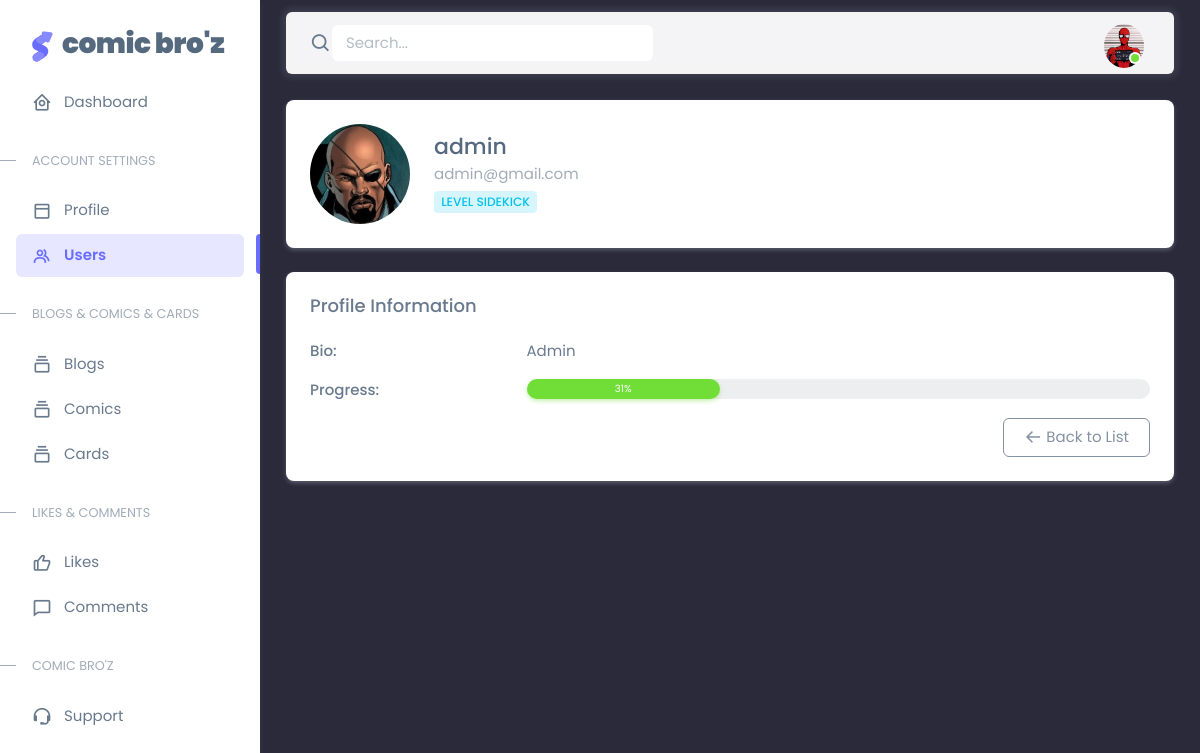
The app's page /dashboard/profile/4/view/ (signed in) with its own data.
### users/models.py (models this page shows, shortened)
class User(AbstractBaseUser, PermissionsMixin):
    username = models.CharField(max_length=150, unique=True)
    email = models.EmailField(unique=True)
    is_staff = models.BooleanField(default=False)
    is_active = models.BooleanField(default=True)
    created_at = models.DateTimeField(auto_now_add=True)
    objects = UserManager()
    USERNAME_FIELD = 'email'
    REQUIRED_FIELDS = ['username']

class Profile(models.Model):
    user = models.OneToOneField(User, on_delete=models.CASCADE)
    profile_image = models.ImageField(upload_to='profile_images/', default="200.png", blank=True, null=True)
    favorite_quote = models.TextField(blank=True, null=True)
    bio = models.TextField(blank=True, null=True)
    level = models.CharField(max_length=50, default="Sidekick")
    progress = models.PositiveIntegerField(default=0)  # Progress as a percentage (0-100)

### dashboard/views.py (the view)
# urls.py: path('profile/<int:pk>/view/', ProfileView.as_view(), name='profile_view'),
class ProfileView(DetailView):
    model = Profile
    template_name = 'profile/profile_view.html'

### users/auth_backend.py (called while the page is built)
    def get_user(self, user_id):
        try:
            return User.objects.get(pk=user_id)
        except User.DoesNotExist:
            return None

### dashboard/templates/profile/profile_view.html (shortened to what this page needs)
{% extends 'custom_base.html' %}
{% load static %}
{% block content %}
<div class="container-xxl flex-grow-1 container-p-y">
  <div class="row">
    <div class="col-md-12">
      <div class="card mb-4 shadow-sm">
        <div class="card-body d-flex align-items-center">
          <div class="me-4">
            {% if object.profile_image %}
              <img src="{{ object.profile_image.url }}" alt="Avatar" class="rounded-circle" width="100" height="100" style="object-fit: cover;">
            {% else %}
              <img src="{% static 'images/default-avatar.png' %}" alt="Default" class="rounded-circle" width="100" height="100">
            {% endif %}
          </div>
          <div>
            <h4 class="mb-1">{{ object.user.username }}</h4>
            <p class="mb-1 text-muted">{{ object.user.email }}</p>
            <span class="badge bg-label-info">Level {{ object.level }}</span>
          </div>
        </div>
      </div>
      <div class="card shadow-sm">
        <div class="card-body">
          <h5 class="card-title mb-4">Profile Information</h5>
          <div class="row mb-3">
            <div class="col-sm-3 fw-medium">Bio:</div>
            <div class="col-sm-9">{{ object.bio|default:"N/A" }}</div>
          </div>
          <div class="row mb-3">
            <div class="col-sm-3 fw-medium">Progress:</div>
            <div class="col-sm-9">
              <div class="progress" style="height: 20px;">
                <div class="progress-bar bg-success" role="progressbar" style="width: {{ object.progress|default:"0" }}%;" aria-valuenow="{{ object.progress|default:"0" }}" aria-valuemin="0" aria-valuemax="100">
                  {{ object.progress }}%
                </div>
              </div>
            </div>
          </div>
          <div class="text-end">
            <a href="{% url 'profile_list' %}" class="btn btn-outline-secondary">
              <i class="bx bx-arrow-back"></i> Back to List
            </a>
          </div>
        </div>
      </div>
    </div>
  </div>
</div>
{% endblock %}

### dashboard/templates/custom_base.html (shortened to what this page needs)
{% load static %}
<!DOCTYPE html>
<html lang="en" class="light-style layout-menu-fixed" dir="ltr" data-theme="theme-default"
  data-assets-path="{% static 'assets/' %}" data-template="vertical-menu-template-free">
<head>
  <link href="https://cdn.jsdelivr.net/npm/bootstrap@5.3.2/dist/css/bootstrap.min.css" rel="stylesheet" />
  <link rel="stylesheet" href="https://cdn.datatables.net/1.13.6/css/dataTables.bootstrap5.min.css" />
  <link rel="stylesheet" href="{% static 'assets/vendor/fonts/boxicons.css' %}" />
  <link rel="stylesheet" href="{% static 'assets/vendor/css/core.css' %}" class="template-customizer-core-css" />
  <link rel="stylesheet" href="{% static 'assets/vendor/css/theme-default.css' %}"
    class="template-customizer-theme-css" />
  <link rel="stylesheet" href="{% static 'assets/css/demo.css' %}" />
  <link rel="stylesheet" href="{% static 'assets/vendor/libs/perfect-scrollbar/perfect-scrollbar.css' %}" />
  <link rel="stylesheet" href="{% static 'assets/css/style.css' %}" />
</head>
<body>
  <div class="layout-wrapper layout-content-navbar">
    <div class="layout-container">
      <aside id="layout-menu" class="layout-menu menu-vertical menu bg-menu-theme">
        <div class="app-brand demo">
          <a href="{% url 'admin_dashboard' %}" class="app-brand-link">
            <span class="app-brand-logo demo">
            </span>
            <span class="app-brand-text demo menu-text fw-bolder ms-2">Comic Bro'Z</span>
          </a>
        </div>
        <ul class="menu-inner py-1">
          <li class="menu-item {% if request.resolver_match.url_name == 'admin_dashboard' %}active{% endif %}">
            <a href="{% url 'admin_dashboard' %}" class="menu-link">
              <i class="menu-icon tf-icons bx bx-home-circle"></i>
              <div data-i18n="Analytics">Dashboard</div>
            </a>
          </li>
          <li class="menu-header small text-uppercase">
            <span class="menu-header-text">Account Settings</span>
          </li>
          <li class="menu-item {% if request.resolver_match.url_name == 'profile_settings' %}active{% endif %}">
            <a href="{% url 'profile_settings' %}" class="menu-link">
              <i class="menu-icon tf-icons bx bx-dock-top"></i>
              <div data-i18n="Account Settings">Profile</div>
            </a>
          </li>
          <li class="menu-item {% if request.resolver_match.url_name in 'profile_list,profile_view,profile_edit,profile_delete,add_profile' %}active{% endif %}">
            <a href="{% url 'profile_list' %}" class="menu-link">
              <i class="menu-icon tf-icons bx bx-group"></i>
              <div data-i18n="Account Settings">Users</div>
            </a>
          </li>
          <li class="menu-header small text-uppercase"><span class="menu-header-text">Blogs & Comics & Cards</span></li>
          <li class="menu-item {% if request.resolver_match.url_name in 'blog_list,admin_blog_detail,admin_blog_edit,admin_blog_delete,add_blog' %}active{% endif %}">
            <a href="{% url 'blog_list' %}" class="menu-link">
              <i class="menu-icon tf-icons bx bx-collection"></i>
              <div data-i18n="Basic">Blogs</div>
            </a>
          </li>
          <li class="menu-item {% if request.resolver_match.url_name in 'comic_list,admin_comic_detail,admin_comic_edit,admin_comic_delete,add_comic' %}active{% endif %}">
            <a href="{% url 'comic_list' %}" class="menu-link">
              <i class="menu-icon tf-icons bx bx-collection"></i>
              <div data-i18n="Basic">Comics</div>
            </a>
          </li>
          <li class="menu-item {% if request.resolver_match.url_name in 'admin_character_card' %}active{% endif %}">
            <a href="{% url 'admin_character_card' %}" class="menu-link">
              <i class="menu-icon tf-icons bx bx-collection"></i>
              <div data-i18n="Basic">Cards</div>
            </a>
          </li>
          <li class="menu-header small text-uppercase"><span class="menu-header-text">Likes & Comments</span></li>
          <li class="menu-item {% if request.resolver_match.url_name in 'like_list,like_detail,edit_like,delete_like,add_like' %}active{% endif %}">
            <a href="{% url 'like_list' %}" class="menu-link">
              <i class="menu-icon tf-icons bx bx-like"></i>
              <div data-i18n="Tables">Likes</div>
            </a>
          </li>
          <li class="menu-item {% if request.resolver_match.url_name in 'comment_list,comment_detail,comment_view,comment_edit,comment_delete, add_comment' %}active{% endif %}">
            <a href="{% url 'comment_list' %}" class="menu-link">
              <i class="menu-icon tf-icons bx bx-comment"></i>
              <div data-i18n="Tables">Comments</div>
            </a>
          </li>
          <li class="menu-header small text-uppercase"><span class="menu-header-text">Comic Bro'Z</span></li>
          <li class="menu-item {% if request.path == '/support/' %}active{% endif %}">
            <a href="https://github.com/choyon-ugv/django-jwt-abstractbaseduser-auth_" target="_blank"
              class="menu-link">
              <i class="menu-icon tf-icons bx bx-support"></i>
              <div data-i18n="Support">Support</div>
            </a>
          </li>
        </ul>
      </aside>
      <div class="layout-page">
        <nav
          class="layout-navbar container-xxl navbar navbar-expand-xl navbar-detached align-items-center bg-navbar-theme"
          id="layout-navbar">
          <div class="navbar-nav-right d-flex align-items-center" id="navbar-collapse">
            <div class="navbar-nav align-items-center">
              <div class="nav-item d-flex align-items-center">
                <i class="bx bx-search fs-4 lh-0"></i>
                <input type="text" class="form-control border-0 shadow-none" placeholder="Search..."
                  aria-label="Search..." />
              </div>
            </div>
            <ul class="navbar-nav flex-row align-items-center ms-auto">
              <li class="nav-item navbar-dropdown dropdown-user dropdown">
                <a class="nav-link dropdown-toggle hide-arrow" href="javascript:void(0);" data-bs-toggle="dropdown">
                  <div class="avatar avatar-online">
                    <img src="{{ user.profile.profile_image.url }}" alt class="w-px-40 h-auto rounded-circle" />
                  </div>
                </a>
              </li>
            </ul>
          </div>
        </nav>
        <div class="content-wrapper">
          {% block content %}
          {% endblock %}
        </div>
      </div>
    </div>
  </div>
</body>
</html>

### dashboard/static/assets/css/demo.css (style rules this page uses)
.menu .app-brand.demo { height: 64px; margin-top: 12px; }
.app-brand-logo.demo svg { width: 22px; height: 38px; }
.app-brand-text.demo { font-size: 1.75rem; letter-spacing: -0.5px; text-transform: lowercase; }

### static/edgecut/css/style.css (style rules this page uses)
* { margin: 0; padding: 0; box-sizing: border-box; }
body { font-family: "Poppins", sans-serif; color: #2a2a3b; background: #2a2a3b; overflow-x: hidden; position: relative; }
.dropdown { position: relative; z-index: 1002; }
.dropdown-toggle { color: #fff; font-size: 1rem; cursor: pointer; transition: color 0.3s; }

### records on screen
User: profile.profile_image (picture)
Profile: profile_image (picture), user.username "admin", user.email "admin@gmail.com", level "SIDEKICK", bio "Admin", progress "31"
